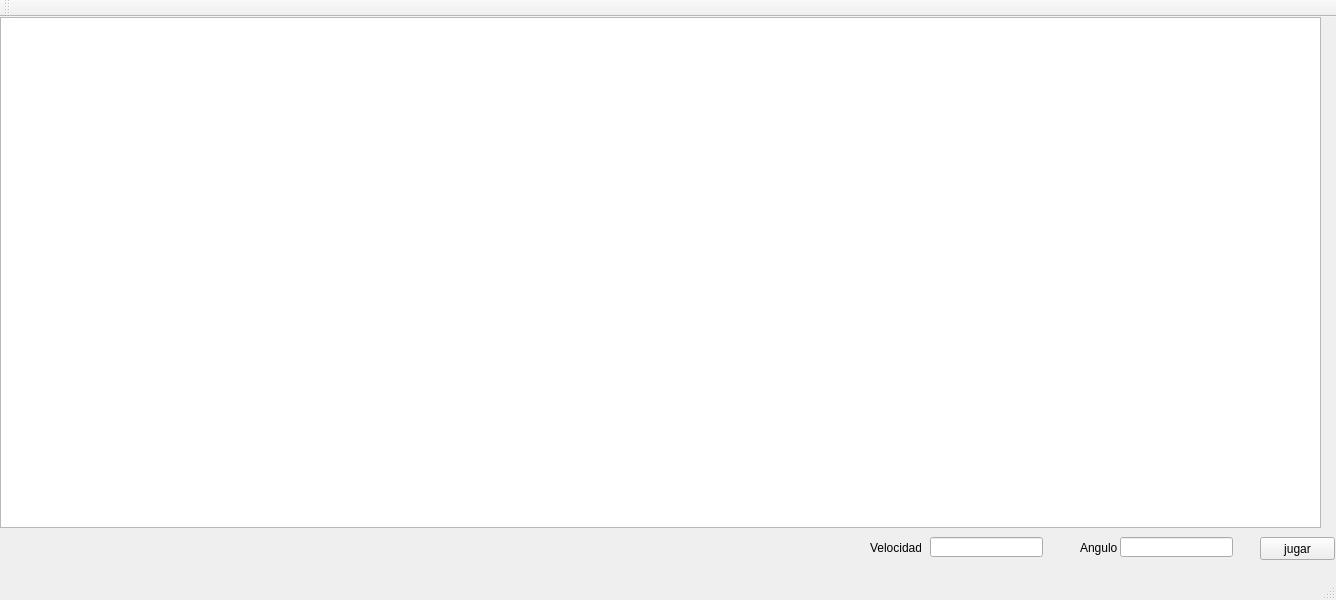
<?xml version="1.0" encoding="UTF-8"?>
<ui version="4.0">
 <class>MainWindow</class>
 <widget class="QMainWindow" name="MainWindow">
  <property name="geometry">
   <rect>
    <x>0</x>
    <y>0</y>
    <width>1336</width>
    <height>600</height>
   </rect>
  </property>
  <property name="windowTitle">
   <string>MainWindow</string>
  </property>
  <widget class="QWidget" name="centralWidget">
   <widget class="QGraphicsView" name="graphicsView">
    <property name="geometry">
     <rect>
      <x>0</x>
      <y>0</y>
      <width>1321</width>
      <height>511</height>
     </rect>
    </property>
   </widget>
   <widget class="QPushButton" name="pushButton">
    <property name="geometry">
     <rect>
      <x>1260</x>
      <y>520</y>
      <width>75</width>
      <height>23</height>
     </rect>
    </property>
    <property name="text">
     <string>jugar</string>
    </property>
   </widget>
   <widget class="QLabel" name="angulo">
    <property name="geometry">
     <rect>
      <x>1080</x>
      <y>520</y>
      <width>51</width>
      <height>21</height>
     </rect>
    </property>
    <property name="text">
     <string>Angulo</string>
    </property>
   </widget>
   <widget class="QLabel" name="velocidad">
    <property name="geometry">
     <rect>
      <x>870</x>
      <y>520</y>
      <width>51</width>
      <height>21</height>
     </rect>
    </property>
    <property name="text">
     <string>Velocidad</string>
    </property>
   </widget>
   <widget class="QLineEdit" name="vel">
    <property name="geometry">
     <rect>
      <x>930</x>
      <y>520</y>
      <width>113</width>
      <height>20</height>
     </rect>
    </property>
   </widget>
   <widget class="QLineEdit" name="ang">
    <property name="geometry">
     <rect>
      <x>1120</x>
      <y>520</y>
      <width>113</width>
      <height>20</height>
     </rect>
    </property>
   </widget>
  </widget>
  <widget class="QMenuBar" name="menuBar">
   <property name="geometry">
    <rect>
     <x>0</x>
     <y>0</y>
     <width>1336</width>
     <height>21</height>
    </rect>
   </property>
  </widget>
  <widget class="QToolBar" name="mainToolBar">
   <attribute name="toolBarArea">
    <enum>TopToolBarArea</enum>
   </attribute>
   <attribute name="toolBarBreak">
    <bool>false</bool>
   </attribute>
  </widget>
  <widget class="QStatusBar" name="statusBar"/>
 </widget>
 <layoutdefault spacing="6" margin="11"/>
 <resources/>
 <connections/>
</ui>
